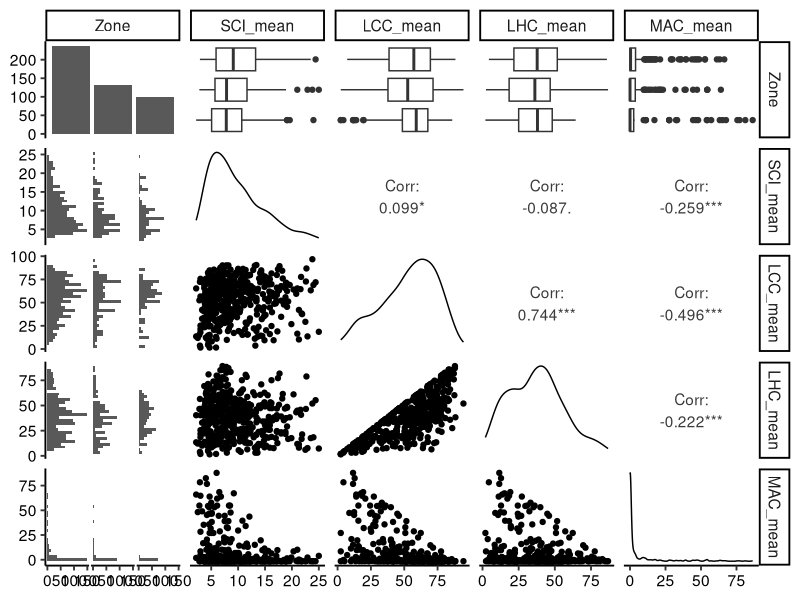

Source code (R): (Note: this script raises an error after producing the figure.)
#Checking working directory
getwd()

# Loading packages
library(tidyverse)
library(GGally)
library(nlme)
library(lmtest)

# Setting ggplot theme
deftheme <- theme_classic(base_size = 14) + 
  theme(axis.text = element_text(color = "black"),
        legend.position = "right") 
theme_set(deftheme)

# Loading datasets
GBR_Sites_Processed_2004 <- read.csv("./Data/Processed/data.gov.au_fish_benthos_GBR_sites_2004_processed.csv")
GBR_Sites_Processed_1999 <- read.csv("./Data/Processed/data.gov.au_fish_benthos_GBR_sites_1999_processed.csv")

#Looking at column names; changing Year to a factor
colnames(GBR_Sites_Processed_2004)
str(GBR_Sites_Processed_2004)
GBR_Sites_Processed_2004$Year <- as.factor(GBR_Sites_Processed_2004$Year)

#Examining normality of dependent variable (LHC_mean)
#######Is this sufficient to test for normality?
ggpairs(GBR_Sites_Processed_2004, columns = c(3, 9, 10, 11, 12))

#Testing for equal variances
##All population variances are not equal
bartlett.test(GBR_Sites_Processed_2004$Total.Fish.Densit_mean ~ GBR_Sites_Processed_2004$Zone)

########Continuing with model -- ANCOVA robust to departures from equal variance?

#Model selection
#Take out year?
Fish_mixed_1 <- lme(data = GBR_Sites_Processed_2004, Total.Fish.Densit_mean ~ Zone + LHC_mean + 
                     LCC_mean + SCI_mean + MAC_mean, random = ~1|Site)

summary(Fish_mixed_1)
rsquared(Fish_mixed_1)
AIC(Fish_mixed_1)

Fish_mixed_2 <- update(Fish_mixed_1 , .~.-LCC_mean)

summary(Fish_mixed_2)
rsquared(Fish_mixed_2)
AIC(Fish_mixed_2)

Fish_mixed_3 <- update(Fish_mixed_2 , .~.-Zone)

summary(Fish_mixed_3)
rsquared(Fish_mixed_3)
AIC(Fish_mixed_3)

Fish_mixed_4 <- update(Fish_mixed_3 , .~.-SCI_mean)

summary(Fish_mixed_4)
rsquared(Fish_mixed_4)
AIC(Fish_mixed_4)

lrtest(Fish_mixed_1, Fish_mixed_2)
lrtest(Fish_mixed_1, Fish_mixed_3)
lrtest(Fish_mixed_1, Fish_mixed_4)
